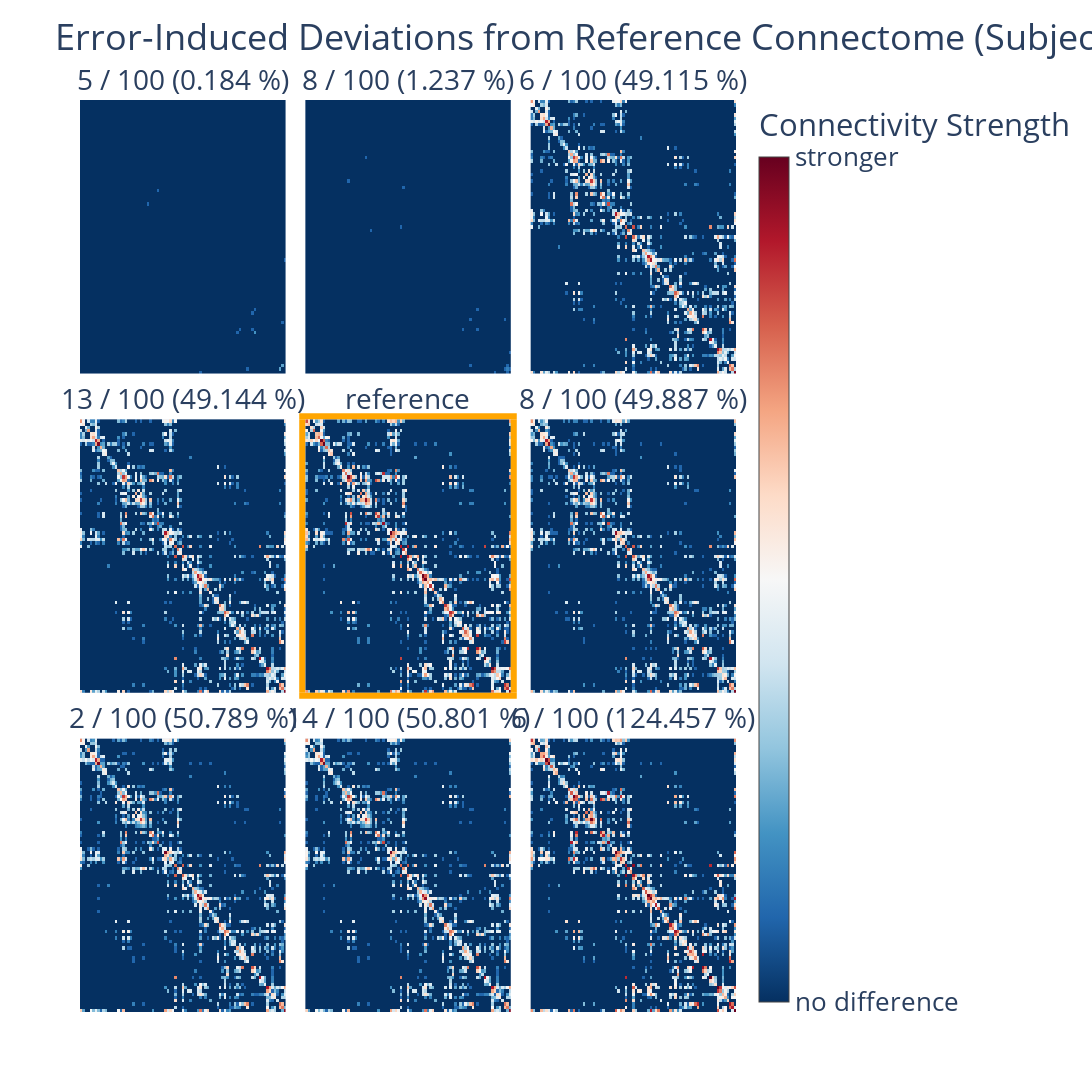

Notebook source saved alongside this figure:
### Code cell
png_outpath = '/data/RocklandSample/derivatives/mca/pngs/{0}_{1}'.format(met, ss)

axis_template = dict(showgrid = False, zeroline = False,
                     showticklabels = False, ticks = '')

ref_template = dict(mirror=True, showline=True,
                    linewidth=6, linecolor='orange')

fig = make_subplots(rows=3, cols=3,
                    vertical_spacing=0.05,
                    horizontal_spacing=0.03,
                    subplot_titles=subplot_titles)

for idx, gtp in enumerate(graphs_to_plot):
    r, c = int((idx)/ 3) + 1, int((idx) % 3)+1 
    modif = '' if not idx else str(idx + 1)
    if idx == refvol:
        dat = np.log10(gtp+1)
    else:
        dat = gtp - graphs_to_plot[refvol]
        dat = np.sign(dat)*np.log10(np.abs(dat) + 1)

    trace = go.Heatmap(z=dat, coloraxis="coloraxis")
    fig.append_trace(trace, row=r, col=c)
    for k in axis_template:
        fig['layout']['xaxis'+modif][k] = axis_template[k]
        fig['layout']['yaxis'+modif][k] = axis_template[k]
    
    if idx == refvol:
        for k in ref_template:
            fig['layout']['xaxis'+modif][k] = ref_template[k]
            fig['layout']['yaxis'+modif][k] = ref_template[k]

    fig['layout']['yaxis'+modif]['autorange'] = "reversed"

title = 'Error-Induced Deviations from Reference Connectome (Subject {0})'.format(ss)
fig.update_coloraxes(dict(colorscale=px.colors.diverging.RdBu[::-1],
                          showscale=True, cmin=0, cmid=1.5, cmax=3,
                          colorbar=dict(tickvals=[0, 3],
                                        title="Connectivity Strength",
                                        ticktext=['no difference',
                                                  'stronger'])))

fig.update_layout(title=title, height=1500, width=1600, font=dict(size=26))
for idx, anno in enumerate(fig.layout.annotations):
    fig.layout.annotations[idx]['font']['size'] = 28
fig.show()
fig.write_image(png_outpath + '_panel.png')

### Figure 1 — Plotly figure (JSON) as saved in the notebook; plotly's stock layout.template omitted (floating-point values rounded to 4 significant figures; data arrays with more than 128 entries replaced by an {"elided": "..."} marker saying what was removed)
{"data": [{"coloraxis": "coloraxis", "type": "heatmap", "xaxis": "x", "yaxis": "y", "z": {"elided": "83x83 float values"}}, {"coloraxis": "coloraxis", "type": "heatmap", "xaxis": "x2", "yaxis": "y2", "z": {"elided": "83x83 float values"}}, {"coloraxis": "coloraxis", "type": "heatmap", "xaxis": "x3", "yaxis": "y3", "z": {"elided": "83x83 float values"}}, {"coloraxis": "coloraxis", "type": "heatmap", "xaxis": "x4", "yaxis": "y4", "z": {"elided": "83x83 float values"}}, {"coloraxis": "coloraxis", "type": "heatmap", "xaxis": "x5", "yaxis": "y5", "z": {"elided": "83x83 float values"}}, {"coloraxis": "coloraxis", "type": "heatmap", "xaxis": "x6", "yaxis": "y6", "z": {"elided": "83x83 float values"}}, {"coloraxis": "coloraxis", "type": "heatmap", "xaxis": "x7", "yaxis": "y7", "z": {"elided": "83x83 float values"}}, {"coloraxis": "coloraxis", "type": "heatmap", "xaxis": "x8", "yaxis": "y8", "z": {"elided": "83x83 float values"}}, {"coloraxis": "coloraxis", "type": "heatmap", "xaxis": "x9", "yaxis": "y9", "z": {"elided": "83x83 float values"}}], "layout": {"annotations": [{"font": {"size": 28}, "showarrow": false, "text": "5 / 100 (0.184 %)", "x": 0.1567, "xanchor": "center", "xref": "paper", "y": 1, "yanchor": "bottom", "yref": "paper"}, {"font": {"size": 28}, "showarrow": false, "text": "8 / 100 (1.237 %)", "x": 0.5, "xanchor": "center", "xref": "paper", "y": 1, "yanchor": "bottom", "yref": "paper"}, {"font": {"size": 28}, "showarrow": false, "text": "6 / 100 (49.115 %)", "x": 0.8433, "xanchor": "center", "xref": "paper", "y": 1, "yanchor": "bottom", "yref": "paper"}, {"font": {"size": 28}, "showarrow": false, "text": "13 / 100 (49.144 %)", "x": 0.1567, "xanchor": "center", "xref": "paper", "y": 0.65, "yanchor": "bottom", "yref": "paper"}, {"font": {"size": 28}, "showarrow": false, "text": "reference", "x": 0.5, "xanchor": "center", "xref": "paper", "y": 0.65, "yanchor": "bottom", "yref": "paper"}, {"font": {"size": 28}, "showarrow": false, "text": "8 / 100 (49.887 %)", "x": 0.8433, "xanchor": "center", "xref": "paper", "y": 0.65, "yanchor": "bottom", "yref": "paper"}, {"font": {"size": 28}, "showarrow": false, "text": "2 / 100 (50.789 %)", "x": 0.1567, "xanchor": "center", "xref": "paper", "y": 0.3, "yanchor": "bottom", "yref": "paper"}, {"font": {"size": 28}, "showarrow": false, "text": "14 / 100 (50.801 %)", "x": 0.5, "xanchor": "center", "xref": "paper", "y": 0.3, "yanchor": "bottom", "yref": "paper"}, {"font": {"size": 28}, "showarrow": false, "text": "6 / 100 (124.457 %)", "x": 0.8433, "xanchor": "center", "xref": "paper", "y": 0.3, "yanchor": "bottom", "yref": "paper"}], "coloraxis": {"cmax": 3, "cmid": 1.5, "cmin": 0, "colorbar": {"ticktext": ["no difference", "stronger"], "tickvals": [0, 3], "title": {"text": "Connectivity Strength"}}, "colorscale": [[0, "rgb(5,48,97)"], [0.1, "rgb(33,102,172)"], [0.2, "rgb(67,147,195)"], [0.3, "rgb(146,197,222)"], [0.4, "rgb(209,229,240)"], [0.5, "rgb(247,247,247)"], [0.6, "rgb(253,219,199)"], [0.7, "rgb(244,165,130)"], [0.8, "rgb(214,96,77)"], [0.9, "rgb(178,24,43)"], [1, "rgb(103,0,31)"]], "showscale": true}, "font": {"size": 26}, "height": 1500, "title": {"text": "Error-Induced Deviations from Reference Connectome (Subject A00057725)"}, "width": 1600, "xaxis": {"anchor": "y", "domain": [0, 0.3133], "showgrid": false, "showticklabels": false, "ticks": "", "zeroline": false}, "xaxis2": {"anchor": "y2", "domain": [0.3433, 0.6567], "showgrid": false, "showticklabels": false, "ticks": "", "zeroline": false}, "xaxis3": {"anchor": "y3", "domain": [0.6867, 1.0], "showgrid": false, "showticklabels": false, "ticks": "", "zeroline": false}, "xaxis4": {"anchor": "y4", "domain": [0, 0.3133], "showgrid": false, "showticklabels": false, "ticks": "", "zeroline": false}, "xaxis5": {"anchor": "y5", "domain": [0.3433, 0.6567], "linecolor": "orange", "linewidth": 6, "mirror": true, "showgrid": false, "showline": true, "showticklabels": false, "ticks": "", "zeroline": false}, "xaxis6": {"anchor": "y6", "domain": [0.6867, 1.0], "showgrid": false, "showticklabels": false, "ticks": "", "zeroline": false}, "xaxis7": {"anchor": "y7", "domain": [0, 0.3133], "showgrid": false, "showticklabels": false, "ticks": "", "zeroline": false}, "xaxis8": {"anchor": "y8", "domain": [0.3433, 0.6567], "showgrid": false, "showticklabels": false, "ticks": "", "zeroline": false}, "xaxis9": {"anchor": "y9", "domain": [0.6867, 1.0], "showgrid": false, "showticklabels": false, "ticks": "", "zeroline": false}, "yaxis": {"anchor": "x", "autorange": "reversed", "domain": [0.7, 1], "showgrid": false, "showticklabels": false, "ticks": "", "zeroline": false}, "yaxis2": {"anchor": "x2", "autorange": "reversed", "domain": [0.7, 1], "showgrid": false, "showticklabels": false, "ticks": "", "zeroline": false}, "yaxis3": {"anchor": "x3", "autorange": "reversed", "domain": [0.7, 1], "showgrid": false, "showticklabels": false, "ticks": "", "zeroline": false}, "yaxis4": {"anchor": "x4", "autorange": "reversed", "domain": [0.35, 0.65], "showgrid": false, "showticklabels": false, "ticks": "", "zeroline": false}, "yaxis5": {"anchor": "x5", "autorange": "reversed", "domain": [0.35, 0.65], "linecolor": "orange", "linewidth": 6, "mirror": true, "showgrid": false, "showline": true, "showticklabels": false, "ticks": "", "zeroline": false}, "yaxis6": {"anchor": "x6", "autorange": "reversed", "domain": [0.35, 0.65], "showgrid": false, "showticklabels": false, "ticks": "", "zeroline": false}, "yaxis7": {"anchor": "x7", "autorange": "reversed", "domain": [0, 0.3], "showgrid": false, "showticklabels": false, "ticks": "", "zeroline": false}, "yaxis8": {"anchor": "x8", "autorange": "reversed", "domain": [0, 0.3], "showgrid": false, "showticklabels": false, "ticks": "", "zeroline": false}, "yaxis9": {"anchor": "x9", "autorange": "reversed", "domain": [0, 0.3], "showgrid": false, "showticklabels": false, "ticks": "", "zeroline": false}}}
